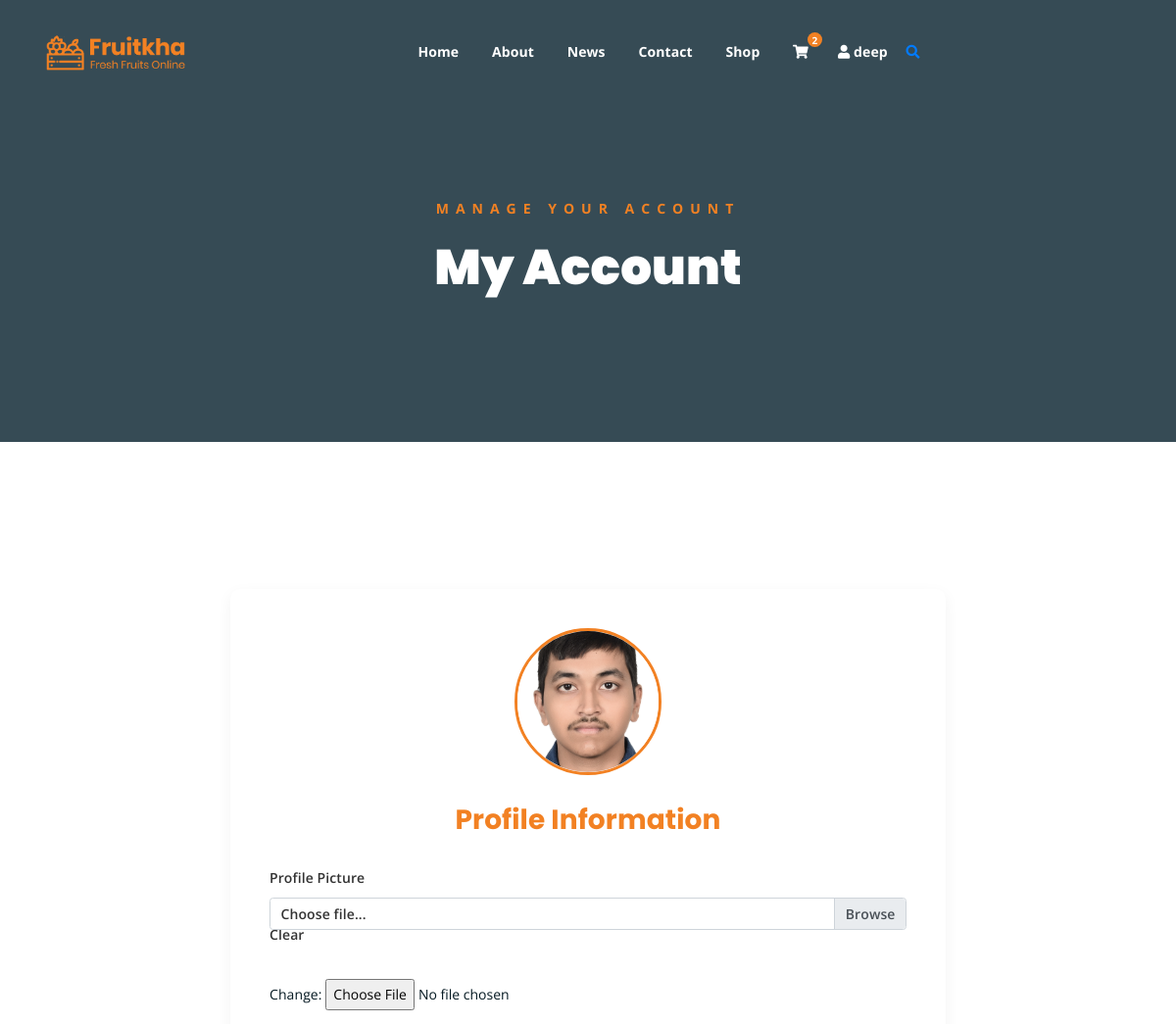
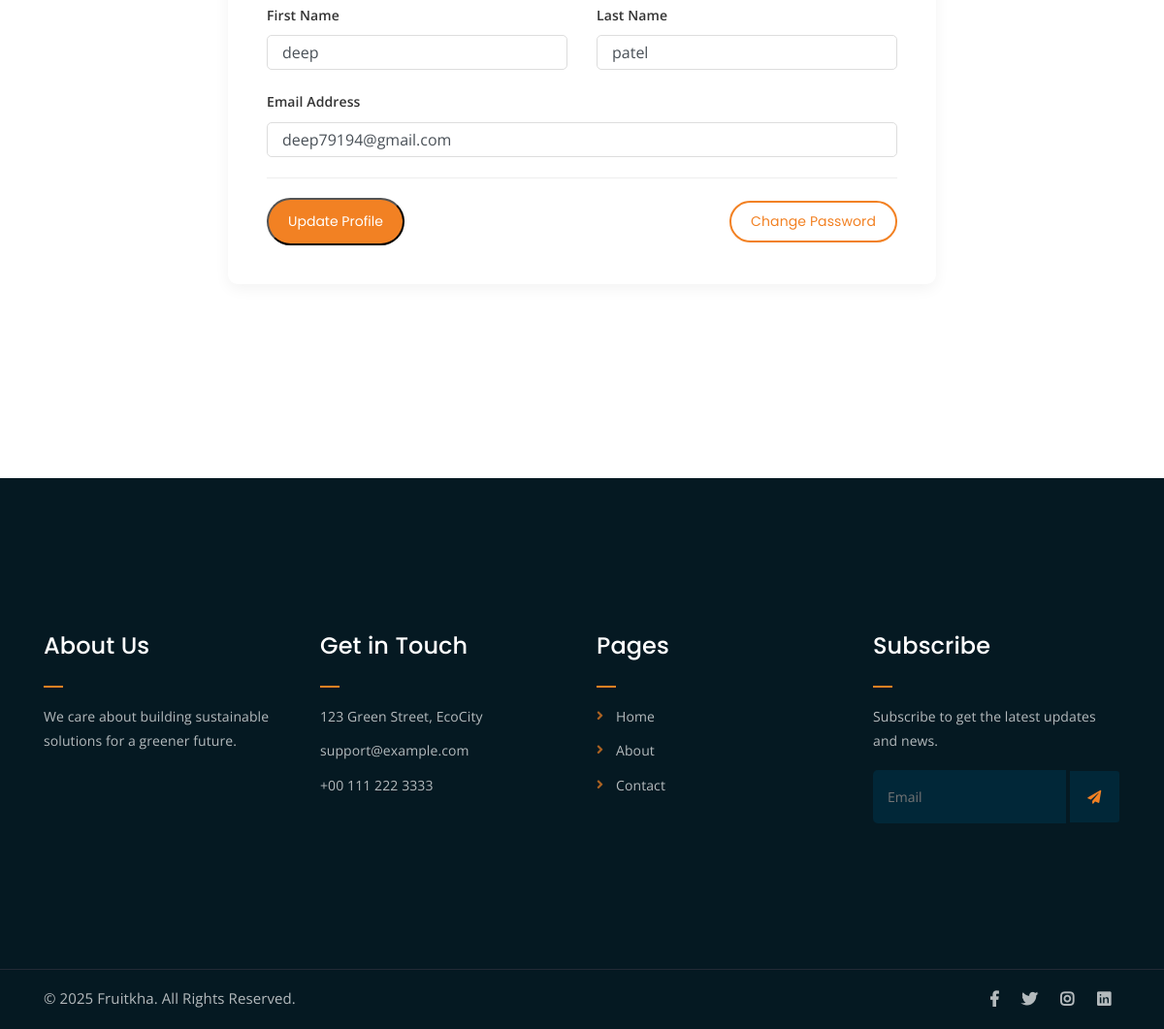
Screenshot of /my-account/ (signed in) with the database file from the repository (2 pictures, top to bottom).
### app1/models.py (models this page shows, shortened)
class User(AbstractBaseUser, PermissionsMixin):
    email = models.EmailField(_('email address'), unique=True)
    username = models.CharField(_('username'), max_length=30, unique=True)
    first_name = models.CharField(_('first name'), max_length=30)
    last_name = models.CharField(_('last name'), max_length=30)
    date_joined = models.DateTimeField(_('date joined'), default=timezone.now)
    is_active = models.BooleanField(_('active'), default=True)
    is_staff = models.BooleanField(_('staff status'), default=False)
    bio = models.TextField(_('bio'), max_length=500, blank=True)
    profile_picture = models.ImageField(
        _('profile picture'),
        upload_to='profile_pics/',
        blank=True,
        null=True
    )
    groups = models.ManyToManyField(
        'auth.Group',
        verbose_name=_('groups'),
        blank=True,
        help_text=_(
            'The groups this user belongs to. A user will get all permissions '
            'granted to each of their groups.'
        ),
        related_name="custom_user_set",  # Changed to unique name
        related_query_name="custom_user",
    )
    user_permissions = models.ManyToManyField(
        'auth.Permission',
        verbose_name=_('user permissions'),
        blank=True,
        help_text=_('Specific permissions for this user.'),
        related_name="custom_user_permissions_set",  # Changed to unique name
        related_query_name="custom_user_permissions",
    )
    objects = UserManager()
    USERNAME_FIELD = 'email'
    REQUIRED_FIELDS = ['username', 'first_name', 'last_name']
    class Meta:
        verbose_name = _('user')
        verbose_name_plural = _('users')
    def get_full_name(self):
        full_name = f"{self.first_name} {self.last_name}"
        return full_name.strip()
    @property
    def cart(self):
        cart, created = Cart.objects.get_or_create(user=self)
        return cart

class Cart(models.Model):
    user = models.ForeignKey(settings.AUTH_USER_MODEL, on_delete=models.CASCADE)
    created_at = models.DateTimeField(auto_now_add=True)
    updated_at = models.DateTimeField(auto_now=True)

### app1/views.py (the view)
# urls.py: path('my-account/', views.account, name='account'),
@login_required
def account(request):
    if request.method == 'POST':
        form = UserUpdateForm(request.POST, request.FILES, instance=request.user)
        if form.is_valid():
            form.save()
            messages.success(request, 'Your account has been updated!')
            return redirect('account')
    else:
        form = UserUpdateForm(instance=request.user)
    return render(request, 'account.html', {'form': form})

### app1/forms.py (shortened to what this page needs)
class UserUpdateForm(UserChangeForm):
    class Meta:
        model = User
        fields = ['first_name', 'last_name', 'email', 'profile_picture']
        widgets = {
            'first_name': forms.TextInput(attrs={'class': 'form-control'}),
            'last_name': forms.TextInput(attrs={'class': 'form-control'}),
            'email': forms.EmailInput(attrs={'class': 'form-control'}),
        }

### app1/context_processors.py (called while the page is built)
def cart_count(request):
    if request.user.is_authenticated:
        cart, created = Cart.objects.get_or_create(user=request.user)
        return {'cart_count': cart.items.count()}
    return {'cart_count': 0}

### app1/static/templates/account.html (shortened to what this page needs)
{% extends 'base.html' %}
{% load static %}
{% block content %}
<div class="breadcrumb-section breadcrumb-bg">
    <div class="container">
        <div class="row">
            <div class="col-lg-8 offset-lg-2 text-center">
                <div class="breadcrumb-text">
                    <p>Manage Your Account</p>
                    <h1>My Account</h1>
                </div>
            </div>
        </div>
    </div>
</div>
<div class="mt-150 mb-150">
    <div class="container">
        <div class="row">
            <div class="col-lg-8 offset-lg-2">
                <div class="single-account-section">
                    <div class="account-image">
                        {% if user.profile_picture %}
                            <img src="{{ user.profile_picture.url }}" alt="{{ user.get_full_name }}">
                        {% else %}
                            <img src="{% static 'assets/img/user-default.png' %}" alt="Default Profile">
                        {% endif %}
                    </div>
                    <form method="POST" enctype="multipart/form-data" class="account-form">
                        <h3>Profile Information</h3>
                        <div class="form-group">
                            <label>Profile Picture</label>
                            <div class="custom-file">
                                {{ form.profile_picture }}
                                <label class="custom-file-label" for="id_profile_picture">Choose file...</label>
                            </div>
                        </div>
                        <div class="row">
                            <div class="col-md-6">
                                <div class="form-group">
                                    <label>First Name</label>
                                    {{ form.first_name }}
                                </div>
                            </div>
                            <div class="col-md-6">
                                <div class="form-group">
                                    <label>Last Name</label>
                                    {{ form.last_name }}
                                </div>
                            </div>
                        </div>
                        <div class="form-group">
                            <label>Email Address</label>
                            {{ form.email }}
                        </div>
                        <div class="account-actions mt-4">
                            <button type="submit" class="boxed-btn">Update Profile</button>
                            <a href="{% url 'password_change' %}"  class="bordered-btn">Change Password</a>
                        </div>
                    </form>
                </div>
            </div>
        </div>
    </div>
</div>
{% endblock %}

### app1/static/templates/base.html (shortened to what this page needs)
{% load static %}
<!DOCTYPE html>
<html lang="en">
<head>
    <link rel="stylesheet" href="{% static 'assets/css/all.min.css' %}">
    <link rel="stylesheet" href="{% static 'assets/bootstrap/css/bootstrap.min.css' %}">
    <link rel="stylesheet" href="{% static 'assets/css/owl.carousel.css' %}">
    <link rel="stylesheet" href="{% static 'assets/css/magnific-popup.css' %}">
    <link rel="stylesheet" href="{% static 'assets/css/animate.css' %}">
    <link rel="stylesheet" href="{% static 'assets/css/meanmenu.min.css' %}">
    <link rel="stylesheet" href="{% static 'assets/css/main.css' %}?v={% now 'U' %}">
    <link rel="stylesheet" href="{% static 'assets/css/responsive.css' %}">
</head>
<body>
    <div class="top-header-area" id="sticker">
        <div class="container">
            <div class="row">
                <div class="col-lg-12 col-sm-12 text-center">
                    <div class="main-menu-wrap">
                        <div class="site-logo">
                            <a href="{% url 'home' %}">
                                <img src="{% static 'assets/img/logo.png' %}" alt="">
                            </a>
                        </div>
                        <nav class="main-menu">
                            <ul>
                                <li class="{% if request.path == '/' %}current-list-item{% endif %}"><a href="{% url 'home' %}">Home</a></li>
                                <li class="{% if request.path == '/about/' %}current-list-item{% endif %}"><a href="{% url 'about' %}">About</a></li>
                                <li class="{% if '/news/' in request.path %}current-list-item{% endif %}"><a href="#">News</a></li>
                                <li class="{% if request.path == '/contact/' %}current-list-item{% endif %}"><a href="{% url 'contact' %}">Contact</a></li>
                                <li class="{% if request.path == '/shop/' %}current-list-item{% endif %}"><a href="{% url 'shop' %}">Shop</a></li>
                               <li>
                                    <div class="header-icons">
                                        <a class="shopping-cart" href="{% url 'cart' %}">
                                            <i class="fas fa-shopping-cart"></i>
                                            {% if user.is_authenticated %}
                                                <span class="cart-count">{{ user.cart.items.count }}</span>
                                            {% endif %}
                                        </a>
                                        {% if user.is_authenticated %}
                                            <li class="user-dropdown">
                                                <a class="shopping-cart-1" href="#">
                                                    <i class="fas fa-user"></i>
                                                    <span class="username">{{ user.first_name }}</span>
                                                </a>
                                            </li>
                                        {% endif %}
                                        <a class="mobile-hide search-bar-icon" href="#"><i class="fas fa-search"></i></a>
                                    </div>
                                </li>
                            </ul>
                        </nav>
                    </div>
                </div>
            </div>
        </div>
    </div>
    {% block content %}{% endblock %}
    <div class="footer-area">
        <div class="container">
            <div class="row">
                <div class="col-lg-3 col-md-6">
                    <div class="footer-box about-widget">
                        <h2 class="widget-title">About Us</h2>
                        <p>We care about building sustainable solutions for a greener future.</p>
                    </div>
                </div>
                <div class="col-lg-3 col-md-6">
                    <div class="footer-box get-in-touch">
                        <h2 class="widget-title">Get in Touch</h2>
                        <ul>
                            <li>123 Green Street, EcoCity</li>
                            <li>support@example.com</li>
                            <li>+00 111 222 3333</li>
                        </ul>
                    </div>
                </div>
                <div class="col-lg-3 col-md-6">
                    <div class="footer-box pages">
                        <h2 class="widget-title">Pages</h2>
                        <ul>
                            <li><a href="{% url 'home' %}">Home</a></li>
                            <li><a href="{% url 'about' %}">About</a></li>
                            <li><a href="{% url 'contact' %}">Contact</a></li>
                        </ul>
                    </div>
                </div>
                <div class="col-lg-3 col-md-6">
                    <div class="footer-box subscribe">
                        <h2 class="widget-title">Subscribe</h2>
                        <p>Subscribe to get the latest updates and news.</p>
                        <form action="#">
                            <input type="email" placeholder="Email">
                            <button type="submit"><i class="fas fa-paper-plane"></i></button>
                        </form>
                    </div>
                </div>
            </div>
        </div>
    </div>
    <div class="copyright">
        <div class="container">
            <div class="row">
                <div class="col-lg-6 col-md-12">
                    <p>&copy; 2025 Fruitkha. All Rights Reserved.</p>
                </div>
                <div class="col-lg-6 text-right col-md-12">
                    <div class="social-icons">
                        <ul>
                            <li><a href="#"><i class="fab fa-facebook-f"></i></a></li>
                            <li><a href="#"><i class="fab fa-twitter"></i></a></li>
                            <li><a href="#"><i class="fab fa-instagram"></i></a></li>
                            <li><a href="#"><i class="fab fa-linkedin"></i></a></li>
                        </ul>
                    </div>
                </div>
            </div>
        </div>
    </div>
</body>
</html>

### rows the page displays
User: cart.items.count "2", first_name "deep", profile_picture (picture), last_name "patel", email "deep79194@gmail.com"
